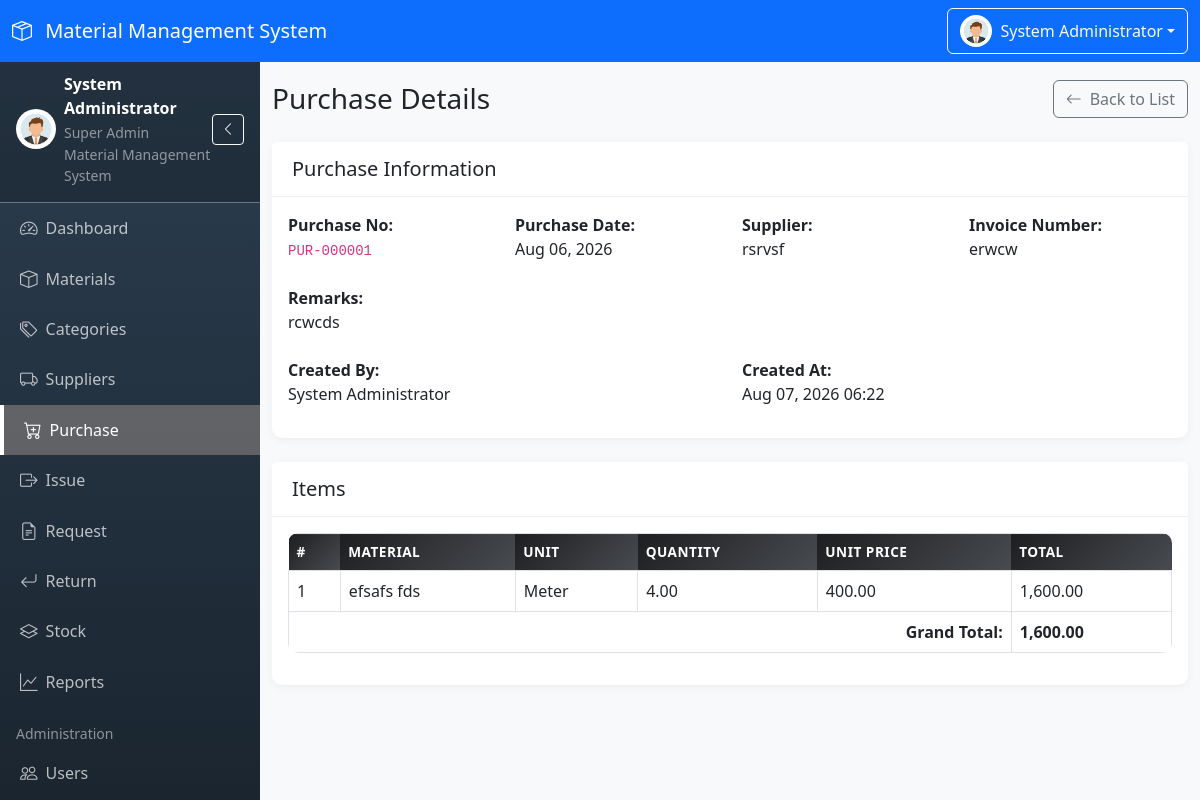
Page /modules/purchase/view.php?id=1 (signed in) on the committed database.
### tables this page shows
CREATE TABLE `purchase_master` (
  `id` int(11) NOT NULL,
  `purchase_no` varchar(20) NOT NULL,
  `purchase_date` date NOT NULL,
  `supplier_id` int(11) NOT NULL,
  `invoice_number` varchar(50) DEFAULT NULL,
  `total_amount` decimal(12,2) NOT NULL DEFAULT 0.00,
  `remarks` text DEFAULT NULL,
  `created_by` int(11) DEFAULT NULL,
  `created_at` timestamp NOT NULL DEFAULT current_timestamp(),
  `updated_at` timestamp NOT NULL DEFAULT current_timestamp() ON UPDATE current_timestamp()
);

CREATE TABLE `suppliers` (
  `id` int(11) NOT NULL,
  `supplier_code` varchar(20) NOT NULL,
  `supplier_name` varchar(100) NOT NULL,
  `company` varchar(100) DEFAULT NULL,
  `contact_person` varchar(100) DEFAULT NULL,
  `phone` varchar(20) DEFAULT NULL,
  `email` varchar(100) DEFAULT NULL,
  `address` text DEFAULT NULL,
  `status` enum('Active','Inactive') NOT NULL DEFAULT 'Active',
  `created_by` int(11) DEFAULT NULL,
  `created_at` timestamp NOT NULL DEFAULT current_timestamp(),
  `updated_at` timestamp NOT NULL DEFAULT current_timestamp() ON UPDATE current_timestamp()
);

CREATE TABLE `users` (
  `id` int(11) NOT NULL,
  `user_code` varchar(20) NOT NULL,
  `full_name` varchar(100) NOT NULL,
  `email` varchar(100) NOT NULL,
  `username` varchar(50) NOT NULL,
  `password` varchar(255) NOT NULL,
  `phone` varchar(20) DEFAULT NULL,
  `avatar` varchar(255) DEFAULT NULL,
  `role_id` int(11) NOT NULL,
  `status` enum('Active','Inactive') NOT NULL DEFAULT 'Active',
  `last_login` datetime DEFAULT NULL,
  `created_at` timestamp NOT NULL DEFAULT current_timestamp(),
  `updated_at` timestamp NOT NULL DEFAULT current_timestamp() ON UPDATE current_timestamp()
);

CREATE TABLE `purchase_items` (
  `id` int(11) NOT NULL,
  `purchase_id` int(11) NOT NULL,
  `material_id` int(11) NOT NULL,
  `quantity` decimal(10,2) NOT NULL,
  `unit_price` decimal(10,2) NOT NULL,
  `total` decimal(12,2) NOT NULL
);

CREATE TABLE `materials` (
  `id` int(11) NOT NULL,
  `material_code` varchar(20) NOT NULL,
  `material_name` varchar(100) NOT NULL,
  `category_id` int(11) NOT NULL,
  `unit` enum('Piece','Kg','Liter','Meter','Bag','Box','Roll','Packet') NOT NULL,
  `minimum_stock` decimal(10,2) NOT NULL DEFAULT 0.00,
  `current_stock` decimal(10,2) NOT NULL DEFAULT 0.00,
  `description` text DEFAULT NULL,
  `status` enum('Active','Inactive') NOT NULL DEFAULT 'Active',
  `created_by` int(11) DEFAULT NULL,
  `created_at` timestamp NOT NULL DEFAULT current_timestamp(),
  `updated_at` timestamp NOT NULL DEFAULT current_timestamp() ON UPDATE current_timestamp()
);

### modules/purchase/view.php (the view, shortened to what this page needs)
<?php
$purchase_id = $_GET['id'] ?? 0;
$stmt = $pdo->prepare("SELECT pm.*, s.supplier_name, u.full_name as created_by_name
                      FROM purchase_master pm
                      INNER JOIN suppliers s ON pm.supplier_id = s.id
                      LEFT JOIN users u ON pm.created_by = u.id
                      WHERE pm.id = ?");
$stmt->execute([$purchase_id]);
$purchase = $stmt->fetch();
$stmt = $pdo->prepare("SELECT pi.*, m.material_name, m.unit
                      FROM purchase_items pi
                      INNER JOIN materials m ON pi.material_id = m.id
                      WHERE pi.purchase_id = ?");
$stmt->execute([$purchase_id]);
$items = $stmt->fetchAll();
require_once __DIR__ . '/../../includes/header.php';
?>
<div class="d-flex justify-content-between align-items-center mb-4">
    <h1 class="h3 mb-0">Purchase Details</h1>
    <a href="<?php echo BASE_URL; ?>/modules/purchase/index.php" class="btn btn-outline-secondary">
        <i class="bi bi-arrow-left me-2"></i>Back to List
    </a>
</div>
<div class="card mb-4">
    <div class="card-header">
        <h5 class="mb-0">Purchase Information</h5>
    </div>
    <div class="card-body">
        <div class="row">
            <div class="col-md-3">
                <strong>Purchase No:</strong>
                <p><code><?php echo htmlspecialchars($purchase['purchase_no']); ?></code></p>
            </div>
            <div class="col-md-3">
                <strong>Purchase Date:</strong>
                <p><?php echo date('M d, Y', strtotime($purchase['purchase_date'])); ?></p>
            </div>
            <div class="col-md-3">
                <strong>Supplier:</strong>
                <p><?php echo htmlspecialchars($purchase['supplier_name']); ?></p>
            </div>
            <div class="col-md-3">
                <strong>Invoice Number:</strong>
                <p><?php echo htmlspecialchars($purchase['invoice_number'] ?? '-'); ?></p>
            </div>
        </div>
        <?php if (!empty($purchase['remarks'])): ?>
        <div class="row mt-2">
            <div class="col-12">
                <strong>Remarks:</strong>
                <p><?php echo htmlspecialchars($purchase['remarks']); ?></p>
            </div>
        </div>
        <?php endif; ?>
        <div class="row mt-2">
            <div class="col-md-6">
                <strong>Created By:</strong>
                <p><?php echo htmlspecialchars($purchase['created_by_name'] ?? 'System'); ?></p>
            </div>
            <div class="col-md-6">
                <strong>Created At:</strong>
                <p><?php echo date('M d, Y H:i', strtotime($purchase['created_at'])); ?></p>
            </div>
        </div>
    </div>
</div>
<div class="card">
    <div class="card-header">
        <h5 class="mb-0">Items</h5>
    </div>
    <div class="card-body">
        <div class="table-responsive">
            <table class="table table-bordered">
                <thead>
                    <tr>
                        <th>#</th>
                        <th>Material</th>
                        <th>Unit</th>
                        <th>Quantity</th>
                        <th>Unit Price</th>
                        <th>Total</th>
                    </tr>
                </thead>
                <tbody>
                    <?php foreach ($items as $index => $item): ?>
                    <tr>
                        <td><?php echo $index + 1; ?></td>
                        <td><?php echo htmlspecialchars($item['material_name']); ?></td>
                        <td><?php echo htmlspecialchars($item['unit']); ?></td>
                        <td><?php echo number_format($item['quantity'], 2); ?></td>
                        <td><?php echo number_format($item['unit_price'], 2); ?></td>
                        <td><?php echo number_format($item['total'], 2); ?></td>
                    </tr>
                    <?php endforeach; ?>
                </tbody>
                <tfoot>
                    <tr>
                        <td colspan="5" class="text-end"><strong>Grand Total:</strong></td>
                        <td><strong><?php echo number_format($purchase['total_amount'], 2); ?></strong></td>
                    </tr>
                </tfoot>
            </table>
        </div>
    </div>
</div>
<?php require_once __DIR__ . '/../../includes/footer.php'; ?>

### assets/css/style.css (style rules this page uses)
:root { --primary-color: #667eea; --secondary-color: #764ba2; --sidebar-width: 260px; --sidebar-collapsed-width: 70px; --navbar-height: 56px; }
body { font-family: 'Segoe UI', Tahoma, Geneva, Verdana, sans-serif; background-color: #f8f9fa; overflow-x: hidden; }
.card { border: none; border-radius: 10px; box-shadow: 0 2px 10px rgba(0, 0, 0, 0.05); margin-bottom: 20px; }
.card-header { background: white; border-bottom: 1px solid #eee; padding: 15px 20px; font-weight: 600; border-radius: 10px 10px 0 0; }
.table { border-radius: 10px; overflow: hidden; }
.table thead th { background: linear-gradient(135deg, #1d1e20, #484b50); color: white; border: none; font-weight: 600; text-transform: uppercase; font-size: 0.85rem; letter-spacing: 0.5px; }
.table tbody tr { transition: all 0.2s ease; }

### rows in the picture
purchase_master: purchase_no "PUR-000001", purchase_date "Aug 06, 2026", supplier.supplier_name "rsrvsf", invoice_number "erwcw", remarks "rcwcds", created_by.full_name "System Administrator", created_at "Aug 07, 2026 06:22", total_amount "1,600.00"
purchase_items: material.material_name "efsafs fds", material.unit "Meter", quantity "4.00", unit_price "400.00", total "1,600.00"

### other values in the picture
SYSTEM_NAME "Material Management System"
$_SESSION['full_name'] "System Administrator"
$_SESSION['role_name'] "Super Admin"
